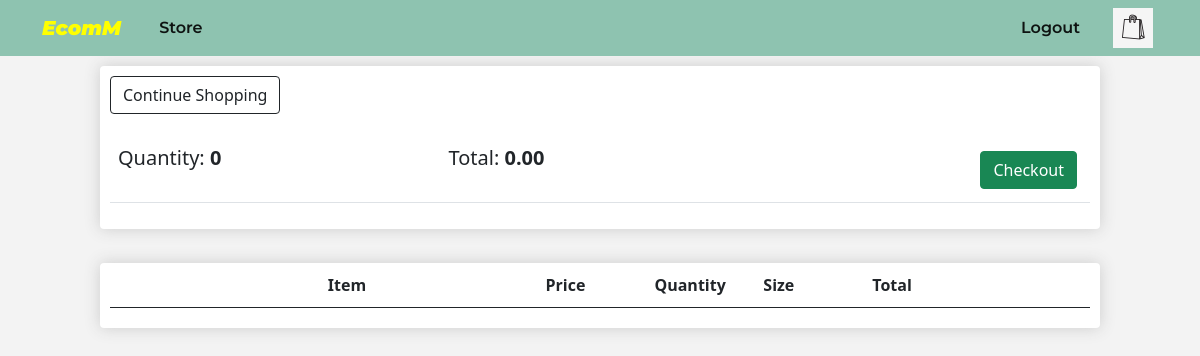
Page /order/ (signed in) on the earlier database version.
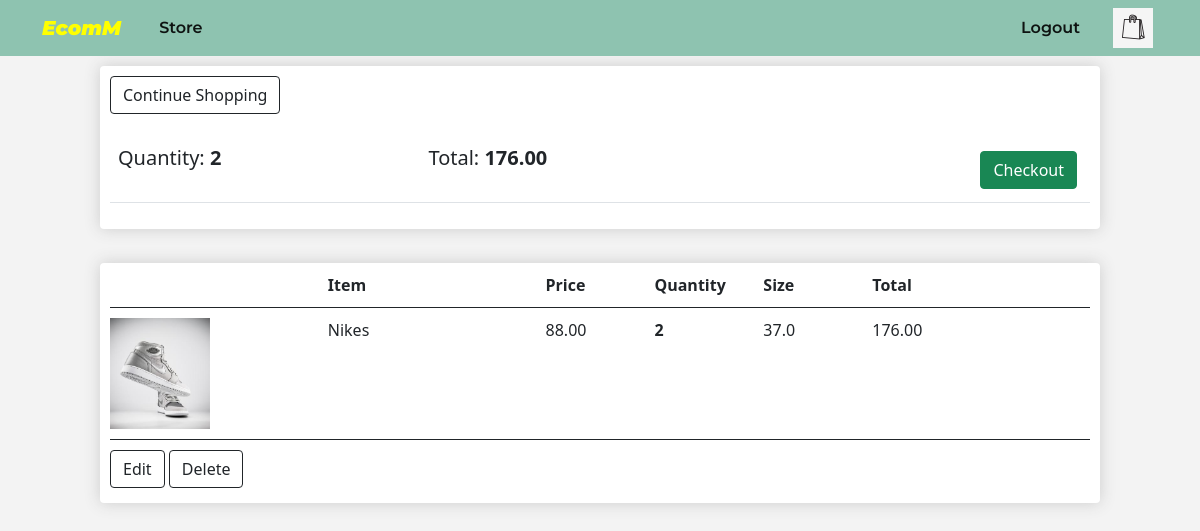
Same page on the later database version.
### products/models.py (models this page shows, shortened)
class Order(models.Model):
    customer = models.ForeignKey(Profile, on_delete=models.SET_NULL, null=True)
    compleated = models.BooleanField(default=False)
    @property
    def get_price_total(self):
        orderitems = self.order_items.all()
        total_orderitem = sum([item.get_total for item in orderitems])
        return total_orderitem
    @property
    def get_qty_total(self):
        orderitems = self.order_items.all()
        total_qty = sum([item.quantity for item in orderitems])
        return total_qty

class OrderItem(models.Model):
    product = models.ForeignKey(ProductCard, on_delete=models.SET_NULL, null=True, blank=True)
    order = models.ForeignKey(Order, on_delete=models.SET_NULL, null=True, related_name="order_items", blank=True)
    quantity = models.IntegerField(default=1, null=True, blank=True)
    shoe_size = models.ForeignKey('ShoeSize', on_delete=models.SET_NULL, blank=True, null=True)
    cloth_size = models.ForeignKey('ClothSize', on_delete=models.SET_NULL, blank=True, null=True)
    @property
    def get_total(self):
        total = self.product.price * self.quantity
        return total

class ProductCard(models.Model):
    product_image = models.ImageField(null=True, blank=True, upload_to="product_images/", default="default-product.png")
    title = models.CharField(max_length=150)
    description = models.TextField(max_length=500, null=True, blank=True)
    price = models.DecimalField(max_digits=5, decimal_places=2)
    created = models.DateTimeField(auto_now_add=True)
    is_shoe = models.BooleanField(default=True)
    is_cloth = models.BooleanField(default=True)
    def __str__(self):
        return self.title
    class Meta:
        ordering = ['created']

class ShoeSize(models.Model):
    shoe_size = models.FloatField(default=36.0,null=True, blank=True)
    def __str__(self):
        return str(self.shoe_size)

### products/views.py (the view)
# urls.py: path('order/', views.order, name='order'),
@login_required(login_url='login')
def order(request):
    customer = request.user.profile
    order = Order.objects.filter(customer=customer, compleated=False).first()
    orderItems = order.order_items.all()
    return render(request, 'products/order.html', {'orderItems':orderItems, 'order':order,})

### products/templates/products/order.html (shortened to what this page needs)
{%extends 'main.html'%} {% load static %} {%block content%}
<div class="wrapper">
  <div class="row">
    <div class="col-lg-12">
      <div class="box-element">
        <a class="btn btn-outline-dark" href="{%url 'products' %}">Continue Shopping</a>
        <br />
        <br />
        <table class="table">
          <tr>
            <th>
              <h5>Quantity: <strong>{{order.get_qty_total}}</strong></h5>
            </th>
            <th>
              <h5>
                Total: <strong>{{order.get_price_total|floatformat:2}}</strong>
              </h5>
            </th>
            <th>
              <a
                id="checkout"
                class="btn btn-success"
                href="{%url 'checkout' order.id%}">Checkout</a>
            </th>
          </tr>
        </table>
      </div>
      <br />
      <div class="box-element">
        <div class="cart-row">
          <div style="flex: 2"></div>
          <div style="flex: 2"><strong>Item</strong></div>
          <div style="flex: 1"><strong>Price</strong></div>
          <div style="flex: 1"><strong>Quantity</strong></div>
          <div style="flex: 1"><strong>Size</strong></div>
          <div style="flex: 2"><strong>Total</strong></div>
        </div>
        {% for item in orderItems %}
        <div class="cart-row">
          <div style="flex: 2">
            {%if item.product.product_image%}
            <img
              class="row-image"
              src="{{item.product.product_image.url}}"
              alt=""
            />
            {%endif%}
          </div>
          <div style="flex: 2"><p>{{item.product}}</p></div>
          <div style="flex: 1"><p>{{item.product.price|floatformat:2}}</p></div>
          <div style="flex: 1">
            <p class="quantity">
              {{item.quantity}}
            </p>
          </div>
          <div style="flex: 1">
            {%if item.shoe_size%}
              {{item.shoe_size}}
            {%endif%}
          </div>
          <div style="flex: 2"><p>{{item.get_total|floatformat:2}}</p></div>
        </div>
        <div class="edit">
          <a class="btn btn-outline-dark" href="{%url 'update-orderItem' item.id %}">Edit</a>
          <a class="btn btn-outline-dark" href="{%url 'delete-orderItem' item.id %}">Delete</a>
        </div>
        {% endfor %}
      </div>
    </div>
  </div>
</div>
{%endblock%}

Differences in the rows shown:
computed for Order: get_qty_total "0" → "2"; get_price_total "0.00" → "176.00"
added OrderItem: product.product_image (picture), product "Nikes", product.price "88.00", quantity "2", shoe_size "37.0", get_total "176.00"
